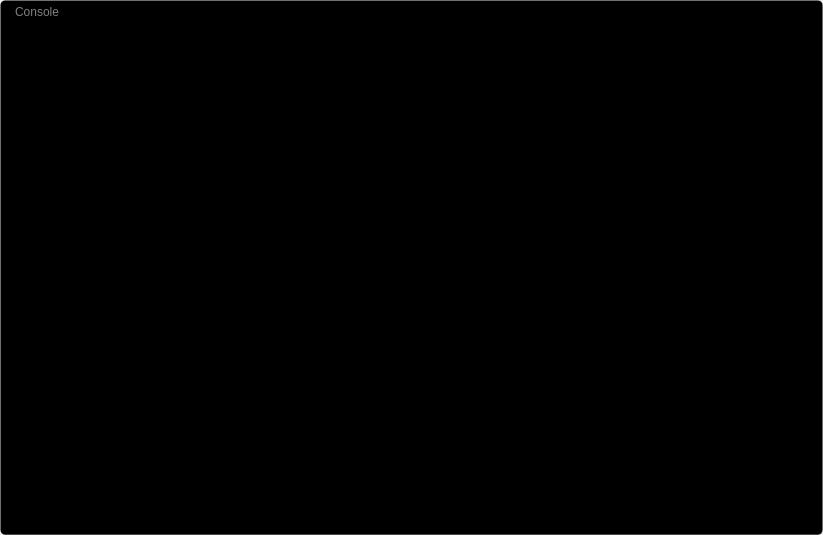
<?xml version="1.0" encoding="UTF-8"?>
<ui version="4.0">
 <class>MyTerminal</class>
 <widget class="QWidget" name="MyTerminal">
  <property name="geometry">
   <rect>
    <x>0</x>
    <y>0</y>
    <width>823</width>
    <height>535</height>
   </rect>
  </property>
  <property name="windowTitle">
   <string>MyTerminal</string>
  </property>
  <property name="windowIcon">
   <iconset resource="../qtResource/resource.qrc">
    <normaloff>:/icons/icons/终端.png</normaloff>:/icons/icons/终端.png</iconset>
  </property>
  <layout class="QHBoxLayout" name="horizontalLayout">
   <property name="leftMargin">
    <number>0</number>
   </property>
   <property name="topMargin">
    <number>0</number>
   </property>
   <property name="rightMargin">
    <number>0</number>
   </property>
   <property name="bottomMargin">
    <number>0</number>
   </property>
   <item>
    <widget class="QPlainTextEdit" name="terminal">
     <property name="styleSheet">
      <string notr="true">color: rgb(255, 255, 255);
background-color: rgb(0, 0, 0);
border: 1px solid rgba(0, 0, 0, 13);
border-bottom: 1px solid rgba(0, 0, 0, 100);
border-radius: 5px;
/* font: 14px &quot;Segoe UI&quot;, &quot;Microsoft YaHei&quot;; */
padding: 0px 10px;
selection-background-color: #00a7b3;
font: 12pt &quot;Adobe Heiti Std&quot;;</string>
     </property>
     <property name="readOnly">
      <bool>true</bool>
     </property>
     <property name="placeholderText">
      <string>Console</string>
     </property>
    </widget>
   </item>
  </layout>
 </widget>
 <resources>
  <include location="../qtResource/resource.qrc"/>
 </resources>
 <connections/>
</ui>
